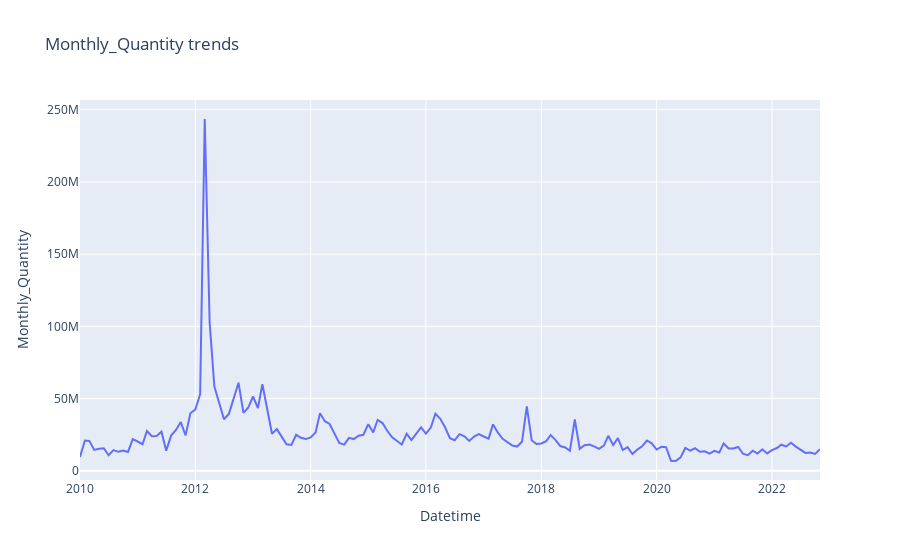

Notebook code for this chart:
### Code cell
#Quantity export trends over time
df_a = filtered_df.groupby(['Year','Month'])[['Monthly_Quantity']].agg('sum')
df_a = df_a.reset_index()
df_a['Month'] = df_a['Month'].astype(str).str.zfill(2)
df_a['Year'] = df_a['Year'] - 543
df_a['Datetime'] = pd.to_datetime(df_a['Year'].astype(str) + df_a['Month'].astype(str) + '01', format='%Y%m%d')

fig = px.line(df_a,x="Datetime", y="Monthly_Quantity", title='Monthly_Quantity trends')
fig.show()


#Min-Max ของแต่ละปี

### Figure 1 — Plotly figure (JSON) as saved in the notebook; plotly's stock layout.template omitted (floating-point values rounded to 4 significant figures; data arrays with more than 128 entries replaced by an {"elided": "..."} marker saying what was removed)
{"data": [{"hovertemplate": "Datetime=%{x}<br>Monthly_Quantity=%{y}<extra></extra>", "legendgroup": "", "line": {"color": "#636efa", "dash": "solid"}, "marker": {"symbol": "circle"}, "mode": "lines", "name": "", "orientation": "v", "showlegend": false, "type": "scatter", "x": {"elided": "155 str values"}, "xaxis": "x", "y": {"elided": "155 int values"}, "yaxis": "y"}], "layout": {"legend": {"tracegroupgap": 0}, "title": {"text": "Monthly_Quantity trends"}, "xaxis": {"anchor": "y", "domain": [0, 1], "title": {"text": "Datetime"}}, "yaxis": {"anchor": "x", "domain": [0, 1], "title": {"text": "Monthly_Quantity"}}}}
